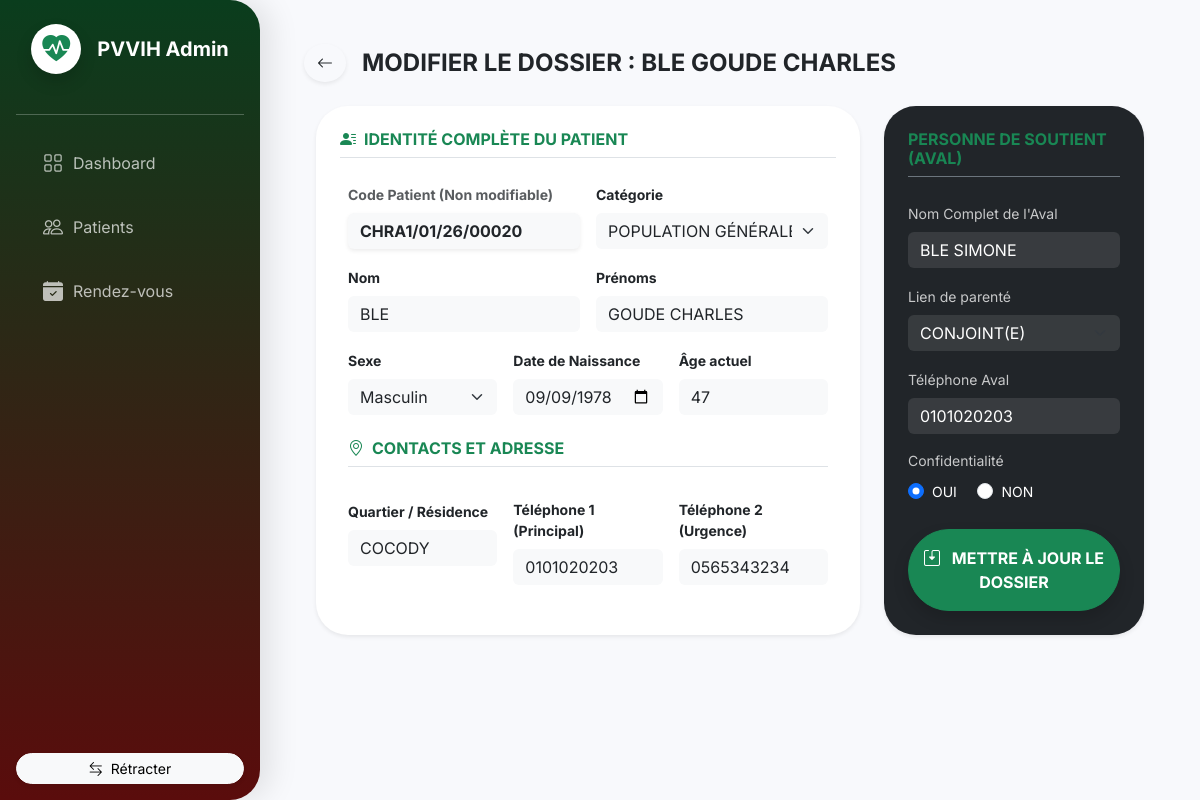
/pages/edit_patient.php?id=20, run on the app's committed database.
### tables this page shows
CREATE TABLE IF NOT EXISTS `avals` (
  `id` int NOT NULL AUTO_INCREMENT,
  `patient_id` int DEFAULT NULL,
  `nom_complet` varchar(200) DEFAULT NULL,
  `lien_parente` varchar(50) DEFAULT NULL,
  `telephone` varchar(20) DEFAULT NULL,
  `confidentialite` varchar(10) DEFAULT NULL,
  PRIMARY KEY (`id`),
  UNIQUE KEY `patient_id` (`patient_id`),
  CONSTRAINT `avals_ibfk_1` FOREIGN KEY (`patient_id`) REFERENCES `patients` (`id`) ON DELETE CASCADE
);

CREATE TABLE IF NOT EXISTS `patients` (
  `id` int NOT NULL AUTO_INCREMENT,
  `code` varchar(50) NOT NULL,
  `nom` varchar(100) DEFAULT NULL,
  `prenoms` varchar(100) DEFAULT NULL,
  `sexe` char(1) DEFAULT NULL,
  `date_naissance` date DEFAULT NULL,
  `age` int DEFAULT NULL,
  `quartier` varchar(100) DEFAULT NULL,
  `telephone1` varchar(20) DEFAULT NULL,
  `telephone2` varchar(20) DEFAULT NULL,
  `categorie` varchar(50) DEFAULT NULL,
  PRIMARY KEY (`id`),
  UNIQUE KEY `code` (`code`)
);

### pages/edit_patient.php (the view, shortened to what this page needs)
<?php
require_once '../config/db.php';
include '../includes/header.php';
$id = isset($_GET['id']) ? (int)$_GET['id'] : 0;
$sql = "SELECT p.*, a.nom_complet as aval_nom, a.lien_parente, a.telephone as aval_tel, a.confidentialite
        FROM patients p
        LEFT JOIN avals a ON p.id = a.patient_id
        WHERE p.id = :id";
$stmt = $pdo->prepare($sql);
$stmt->execute([':id' => $id]);
$patient = $stmt->fetch();
?>
 <div id="content">
<div class="container-fluid px-4 mt-4">
    <div class="d-flex align-items-center mb-4">
        <a href="patients.php" class="btn btn-white shadow-sm rounded-circle me-3 text-dark"><i class="bi bi-arrow-left"></i></a>
        <h4 class="fw-bold mb-0 text-uppercase text-dark">Modifier le dossier : <?= $patient['nom'] ?> <?= $patient['prenoms'] ?></h4>
    </div>
    <form action="../php/update_patient.php" method="POST">
        <div class="row g-4">
            <div class="col-md-8">
                <div class="bg-white rounded-5 shadow-sm p-4 h-100">
                    <h6 class="fw-bold text-success border-bottom pb-2 mb-4"><i class="bi bi-person-lines-fill me-2"></i>IDENTITÉ COMPLÈTE DU PATIENT</h6>
                    <div class="row g-3">
                        <div class="col-md-6">
                            <label class="form-label small fw-bold text-muted">Code Patient (Non modifiable)</label>
                            <input type="text" class="form-control bg-light border-0 fw-bold shadow-sm" value="<?= $patient['code'] ?>" readonly>
                        </div>
                        <div class="col-md-6">
                            <label class="form-label small fw-bold">Catégorie</label>
                            <select name="categorie" class="form-select bg-light border-0" required>
                                <?php
                                $cats = ['POPULATION GÉNÉRALE', 'FEMME ENCEINTE', 'FEMME ALLAITANTE', 'ENFANT EXPOSÉ', 'POPULATION CLÉ'];
                                foreach($cats as $cat) {
                                    $selected = ($patient['categorie'] == $cat) ? 'selected' : '';
                                    echo "<option value='$cat' $selected>$cat</option>";
                                }
                                ?>
                            </select>
                        </div>
                        <div class="col-md-6">
                            <label class="form-label small fw-bold">Nom</label>
                            <input type="text" name="nom" class="form-control bg-light border-0 text-uppercase" value="<?= $patient['nom'] ?>" required>
                        </div>
                        <div class="col-md-6">
                            <label class="form-label small fw-bold">Prénoms</label>
                            <input type="text" name="prenoms" class="form-control bg-light border-0 text-uppercase" value="<?= $patient['prenoms'] ?>" required>
                        </div>
                        <div class="col-md-4">
                            <label class="form-label small fw-bold">Sexe</label>
                            <select name="sexe" class="form-select bg-light border-0" required>
                                <option value="M" <?= ($patient['sexe'] == 'M') ? 'selected' : '' ?>>Masculin</option>
                            </select>
                        </div>
                        <div class="col-md-4">
                            <label class="form-label small fw-bold">Date de Naissance</label>
                            <input type="date" name="date_naissance" class="form-control bg-light border-0" value="<?= $patient['date_naissance'] ?>" required>
                        </div>
                        <div class="col-md-4">
                            <label class="form-label small fw-bold">Âge actuel</label>
                            <input type="number" name="age" class="form-control bg-light border-0" value="<?= $patient['age'] ?>" required>
                        </div>
                        <div class="col-md-12 mt-4">
                            <h6 class="fw-bold text-success border-bottom pb-2 mb-3"><i class="bi bi-geo-alt me-2"></i>CONTACTS ET ADRESSE</h6>
                        </div>
                        <div class="col-md-4">
                            <label class="form-label small fw-bold">Quartier / Résidence</label>
                            <input type="text" name="quartier" class="form-control bg-light border-0 text-uppercase" value="<?= $patient['quartier'] ?>">
                        </div>
                        <div class="col-md-4">
                            <label class="form-label small fw-bold">Téléphone 1 (Principal)</label>
                            <input type="text" name="telephone1" class="form-control bg-light border-0" value="<?= $patient['telephone1'] ?>" required>
                        </div>
                        <div class="col-md-4">
                            <label class="form-label small fw-bold">Téléphone 2 (Urgence)</label>
                            <input type="text" name="telephone2" class="form-control bg-light border-0" value="<?= $patient['telephone2'] ?>">
                        </div>
                    </div>
                </div>
            </div>
            <div class="col-md-4">
                <div class="bg-dark rounded-5 shadow-sm p-4 text-white h-100 d-flex flex-column">
                    <h6 class="fw-bold text-success border-bottom border-secondary pb-2 mb-4">PERSONNE DE SOUTIENT (AVAL)</h6>
                    <div class="mb-3">
                        <label class="form-label small opacity-75">Nom Complet de l'Aval</label>
                        <input type="text" name="aval_nom" class="form-control bg-white bg-opacity-10 border-0 text-white" value="<?= $patient['aval_nom'] ?>">
                    </div>
                    <div class="mb-3">
                        <label class="form-label small opacity-75">Lien de parenté</label>
                        <select name="lien_parente" class="form-select bg-white bg-opacity-10 border-0 text-white">
                            <?php
                            $liens = ['CONJOINT(E)', 'PARENT', 'FRÈRE/SŒUR', 'ENFANT', 'AMI(E)', 'AUTRE'];
                            foreach($liens as $lien) {
                                $sel = ($patient['lien_parente'] == $lien) ? 'selected' : '';
                                echo "<option value='$lien' class='text-dark' $sel>$lien</option>";
                            }
                            ?>
                        </select>
                    </div>
                    <div class="mb-3">
                        <label class="form-label small opacity-75">Téléphone Aval</label>
                        <input type="text" name="aval_tel" class="form-control bg-white bg-opacity-10 border-0 text-white" value="<?= $patient['aval_tel'] ?>">
                    </div>
                    <div class="mb-4">
                        <label class="form-label small opacity-75 d-block">Confidentialité</label>
                        <div class="form-check form-check-inline">
                            <input class="form-check-input" type="radio" name="confidentialite" value="OUI" <?= ($patient['confidentialite'] == 'OUI') ? 'checked' : '' ?>>
                            <label class="form-check-label small">OUI</label>
                        </div>
                        <div class="form-check form-check-inline">
                            <input class="form-check-input" type="radio" name="confidentialite" value="NON" <?= ($patient['confidentialite'] == 'NON') ? 'checked' : '' ?>>
                            <label class="form-check-label small">NON</label>
                        </div>
                    </div>
                    <div class="mt-auto">
                        <button type="submit" class="btn btn-success w-100 rounded-pill py-3 fw-bold shadow">
                            <i class="bi bi-save2 me-2"></i> METTRE À JOUR LE DOSSIER
                        </button>
                    </div>
                </div>
            </div>
        </div>
    </form>
</div>
 </div>

### css/styles.css (style rules this page uses)
:root { --side-gradient: linear-gradient(180deg, #0a3d1d 0%, #5a0c0c 100%); --bg-main: #f8f9fc; --transition: all 0.3s cubic-bezier(0.4, 0, 0.2, 1); --sidebar-width: 260px; --sidebar-collapsed-width: 85px; }
body { font-family: 'Inter', sans-serif; background-color: var(--bg-main); margin: 0; overflow-x: hidden; }
#content { margin-left: var(--sidebar-width); width: calc(100% - var(--sidebar-width)); transition: var(--transition); min-height: 100vh; padding: 20px; }
.row { margin-left: 0; margin-right: 0; }

### data on the page
avals: patient.nom "BLE", patient.prenoms "GOUDE CHARLES", patient.code "CHRA1/01/26/00020", nom "BLE", prenoms "GOUDE CHARLES", date_naissance "09/09/1978", age "47", quartier "COCODY", telephone1 "0101020203", telephone2 "0565343234", aval_nom "BLE SIMONE", aval_tel "0101020203", confidentialite "☑"
patients: sexe "Masculin"

### other printed values
form field categorie "POPULATION GÉNÉRALE"
form field lien_parente "CONJOINT(E)"
